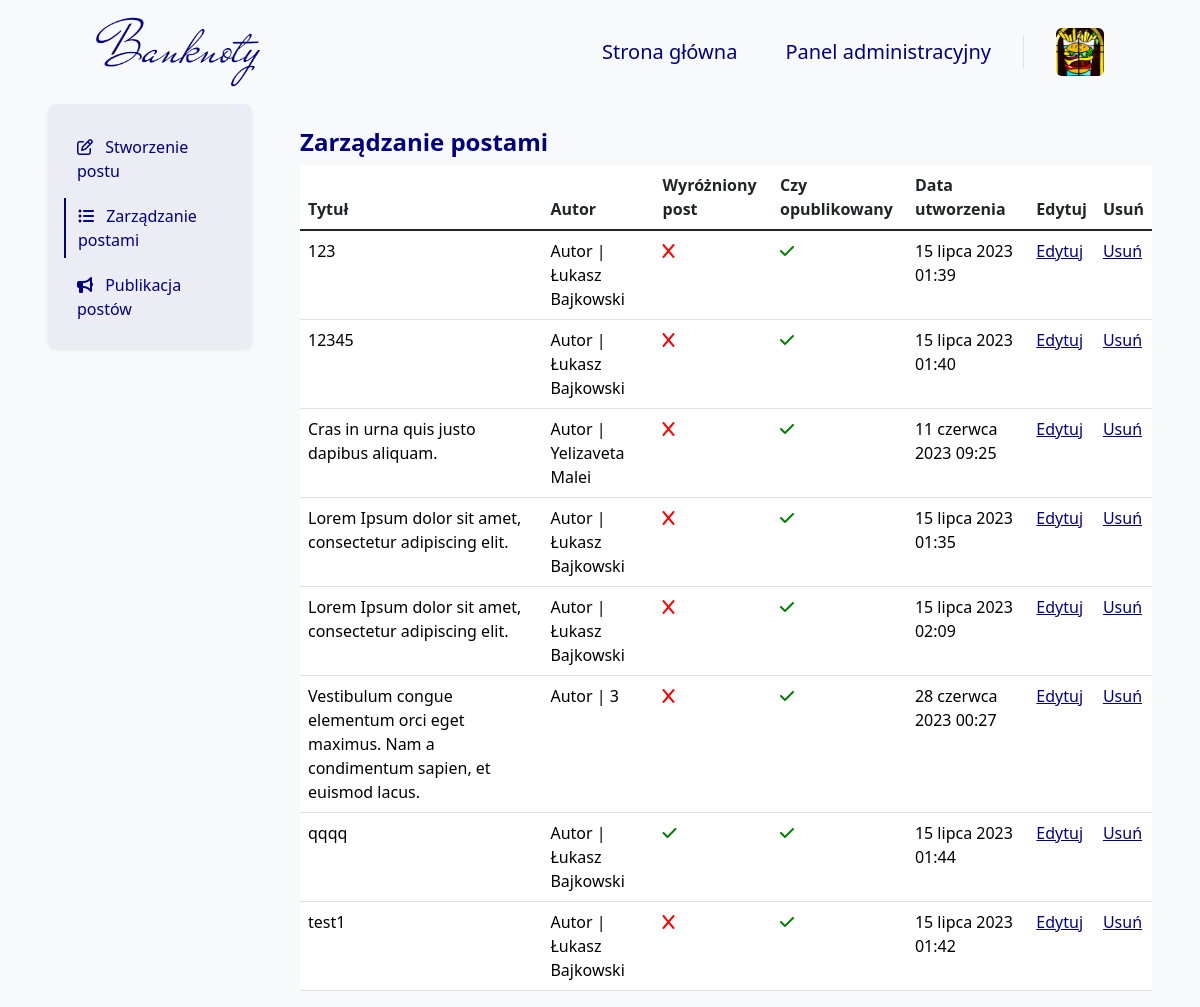
The app's page /article/AdminPanel/ (signed in) with its own data.
### blog/models.py (models this page shows, shortened)
class Author(models.Model):
    user = models.OneToOneField(User, on_delete=models.CASCADE, verbose_name="Użytkownik")
    bio = models.TextField(
        validators=[validate_bio],
        verbose_name="O autorze", help_text="Krótka informacja o autorze, maksymalnie 512 znaków.")
    profile_pic = models.ImageField(
        null=False, blank=False,
        upload_to="images/profile/",
        verbose_name="Zdjęcie profilowe")
    author_quote = models.TextField(null=False,
                                    blank=False,
                                    validators=[validate_author_quote],
                                    verbose_name='Cytat autora',
                                    help_text="Krótkie motto autora, maksymalnie 128 znaków.")
    author_function = models.TextField(null=False,
                                       blank=False,
                                       validators=[validate_author_function],
                                       verbose_name='Stanowisko autora',
                                       help_text="Nazwa funkcji jaką pełni autor.")
    author_url = models.URLField(null=True, blank=True, verbose_name="URL do strony użytkowanika")
    pinterest_url = models.URLField(
        validators=[validate_pinterest],
        null=True, blank=True, verbose_name="URL do Pinteresta")
    facebook_url = models.URLField(
        validators=[validate_facebook],
        null=True, blank=True, verbose_name="URL do Facebooka")
    twitter_url = models.URLField(
        validators=[validate_twitter],
        null=True, blank=True, verbose_name="URL do Twittera")
    instagram_url = models.URLField(
        validators=[validate_instagram],
        null=True, blank=True, verbose_name="URL do Instagrama")
    def __str__(self):
        if str(self.user.first_name) and str(self.user.last_name):
            return "Autor | " + str(self.user.first_name) + " " + str(self.user.last_name)
        else:
            return "Autor | " + str(self.user).capitalize()
    def is_profile_pic(self):
        if self.profile_pic:
            return True
        else:
            return False
    is_profile_pic.boolean = True
    is_profile_pic.short_description = 'Profile picture'
    def is_author_url(self):
        if self.author_url:
            return True
        else:
            return False
    is_author_url.boolean = True
    is_author_url.short_description = 'Author page'
    def is_pinterest_url(self):
        if self.pinterest_url:
            return True
        else:
            return False
    is_pinterest_url.boolean = True
    is_pinterest_url.short_description = 'Pinterest page'
    def is_twitter_url(self):
        if self.twitter_url:
            return True
        else:
            return False
    is_twitter_url.boolean = True
    is_twitter_url.short_description = 'Twitter page'
    def is_facebook_url(self):
        if self.facebook_url:
            return True
        else:
            return False
    is_facebook_url.boolean = True
    is_facebook_url.short_description = 'Facebook page'
    def is_instagram_url(self):
        if self.instagram_url:
            return True
        else:
            return False
    is_instagram_url.boolean = True
    is_instagram_url.short_description = 'Instagram page'

class Blog(models.Model):
    title = models.TextField(validators=[validate_title], verbose_name="Tytuł")
    content = RichTextField(verbose_name="Treść")
    introduction = models.TextField(validators=[validate_introduction], verbose_name="Wstęp", null=True)
    background = models.ImageField(
        null=False,
        blank=False,
        upload_to="images/post/",
        verbose_name="Tło wpisu")
    date_posted = models.DateTimeField(auto_now_add=True, verbose_name="Data publikacji")
    date_edited = models.DateTimeField(auto_now=True, verbose_name="Data ostatniej edycji")
    author = models.ForeignKey(Author, on_delete=models.CASCADE, verbose_name="Autor")
    favorite = models.BooleanField(null=False, blank=False, default=False, verbose_name='Czy wyróżnić post?')
    category = models.ManyToManyField(Category, max_length=256, blank=False, verbose_name="Kategorie",
                                      help_text="Wyświetlą się maksymalnie trzy kategorie")
    publiction_status = models.BooleanField(null=False, blank=False, default=False, verbose_name="Czy opublikować post?")
    def is_backgroud(self):
        if self.background:
            return True
        else:
            return False
    is_backgroud.boolean = True
    is_backgroud.short_description = 'Background picture'
    def is_publiction_status(self):
        if self.publiction_status:
            return True
        else:
            return False
    is_publiction_status.boolean = True
    is_publiction_status.short_description = 'Publication status'

### blog/views_admin/content/post/post_views.py (the view)
# urls.py: path('article/AdminPanel/', post_manage_admin_panel_view, name='post_admin_panel'),
@superuser_required
def post_manage_admin_panel_view(request):
    post = Blog.objects.all().order_by('title')
    context = get_paginated_context(request, post, 10)
    return render(
        request,
        'AdminTemplates/Content/Post/PostManageAdmin.html',
        context
    )

### blog/views.py (called while the page is built)
def get_paginated_context(request, queryset, items_per_page=10):
    paginator = Paginator(queryset, items_per_page)
    page_number = request.GET.get('page')
    page_obj = paginator.get_page(page_number)
    context = {
        'page_obj': page_obj,
    }
    return context

### templates/AdminTemplates/Content/Post/PostManageAdmin.html (shortened to what this page needs)
{% extends 'base.html' %}
{% block navbar %}
    {% include 'Navbar/NavbarAdmin.html' %}
{% endblock %}
{% block content %}
    <div class="container-fluid">
        <div class="row">
            <div class="col-12 col-lg-3 px-5 px-lg-5 mx-auto bg-body-tertiary">
                {% include 'AdminTemplates/Content/Post/Elements/Navigation.html' %}
            </div>
            <div class="col-12 col-lg-9 px-5 px-lg-0 pe-lg-5 pt-4 pt-lg-3 mx-auto bg-body-tertiary mt-2">
                <h4 class="mb-0 pb-2 fw-bold text-navy">
                    Zarządzanie postami
                </h4>
                {% include 'AdminTemplates/Content/Post/Elements/Table/Post.html' %}
            </div>
        </div>
    </div>
{% endblock %}

### templates/Navbar/Elements/DropdownUserSmallScreen.html
<a class="ms-4 nav-user" role="button" data-bs-toggle="dropdown" data-bs-auto-close="outside"
   aria-expanded="false">
    {% if user.author %}
        <img class="card-photo rounded nav-user-img" src="{{ user.author.profile_pic.url }}" alt="">
    {% else %}
        <img class="card-photo rounded nav-user-img" src="{{ user.user.profile_pic.url }}" alt="">
    {% endif %}
</a>

### templates/AdminTemplates/Content/Post/Elements/Table/Post.html
<div class="table-responsive">
    <table class="table table-hover">
        <thead>
        <tr>
            <th scope="col">Tytuł</th>
            <th scope="col">Autor</th>
            <th scope="col">Wyróżniony post</th>
            <th scope="col">Czy opublikowany</th>
            <th scope="col">Data utworzenia</th>
            <th scope="col">Edytuj</th>
            <th scope="col">Usuń</th>
        </tr>
        </thead>
        <tbody class="table-group-divider">
        {% for blog in page_obj %}
            <tr>
                <td>
                    <a class="admin_panel_link" href="{% url 'post_detail_admin_panel' blog.pk %}">
                        {{ blog.title }}
                    </a>
                </td>
                <td>
                    <a class="admin_panel_link" href="{% url 'post_detail_admin_panel' blog.pk %}">
                        {{ blog.author }}
                    </a>
                </td>
                <td>
                    <a class="admin_panel_link" href="{% url 'post_detail_admin_panel' blog.pk %}">
                        {% if blog.favorite %}
                            <i class="fa-solid fa-check"></i>
                        {% else %}
                            <i class="fa-solid fa-x"></i>
                        {% endif %}
                    </a>
                </td>
                <td>
                    <a class="admin_panel_link" href="{% url 'post_detail_admin_panel' blog.pk %}">
                        {% if blog.publiction_status %}
                            <i class="fa-solid fa-check"></i>
                        {% else %}
                            <i class="fa-solid fa-x"></i>
                        {% endif %}
                    </a>
                </td>
                <td>
                    <a class="admin_panel_link" href="{% url 'post_detail_admin_panel' blog.pk %}">
                        {{ blog.date_posted }}
                    </a>
                </td>
                <td>
                    <a class="admin_panel_edit_link" href="{% url 'post_edit_admin_panel' blog.pk %}">
                        Edytuj
                    </a>
                </td>
                <td>
                    <a class="admin_panel_edit_link" href="{% url 'post_delete_admin_panel' blog.pk %}">
                        Usuń
                    </a>
                </td>
            </tr>
        {% endfor %}
        </tbody>
    </table>
</div>

### blog/static/css/style.css (style rules this page uses)
.card-photo { aspect-ratio: 1/1 !important; width: 100%; max-height: 400px; object-fit: cover; object-position: center; }
::placeholder { color: navy !important; opacity: 1; }
.fa-x { min-width: 16px; min-height: 16px; color: red; transition: color 0.5s ease; }
.fa-check { min-width: 16px; min-height: 16px; color: green; }
.admin_panel_link:link { text-decoration: none !important; color: black; }
.admin_panel_edit_link { color: navy; }

### blog/static/css/Authors.css (style rules this page uses)
.text-navy { color: navy; }

### blog/static/css/Author.css (style rules this page uses)
.text-navy { color: navy; }

### blog/static/css/Navbar.css (style rules this page uses)
.nav-user { line-height: 32px; }
.nav-user-img { height: 48px; width: 48px; }

### records on screen
Blog: title "123", author "Autor | Łukasz Bajkowski", favorite False (drawn), publiction_status True (drawn), date_posted "15 lipca 2023 01:39"
Blog: title "12345", author "Autor | Łukasz Bajkowski", favorite False (drawn), publiction_status True (drawn), date_posted "15 lipca 2023 01:40"
Blog: title "Cras in urna quis justo dapibus aliquam.", author "Autor | Yelizaveta Malei", favorite False (drawn), publiction_status True (drawn), date_posted "11 czerwca 2023 09:25"
Blog: title "Lorem Ipsum dolor sit amet, consectetur adipiscing elit.", author "Autor | Łukasz Bajkowski", favorite False (drawn), publiction_status True (drawn), date_posted "15 lipca 2023 01:35"
Blog: title "Lorem Ipsum dolor sit amet, consectetur adipiscing elit.", author "Autor | Łukasz Bajkowski", favorite False (drawn), publiction_status True (drawn), date_posted "15 lipca 2023 02:09"
Blog: title "Vestibulum congue elementum orci eget maximus. Nam a condimentum sapien, et euismod lacus.", author "Autor | 3", favorite False (drawn), publiction_status True (drawn), date_posted "28 czerwca 2023 00:27"
Blog: title "qqqq", author "Autor | Łukasz Bajkowski", favorite True (drawn), publiction_status True (drawn), date_posted "15 lipca 2023 01:44"
Blog: title "test1", author "Autor | Łukasz Bajkowski", favorite False (drawn), publiction_status True (drawn), date_posted "15 lipca 2023 01:42"
